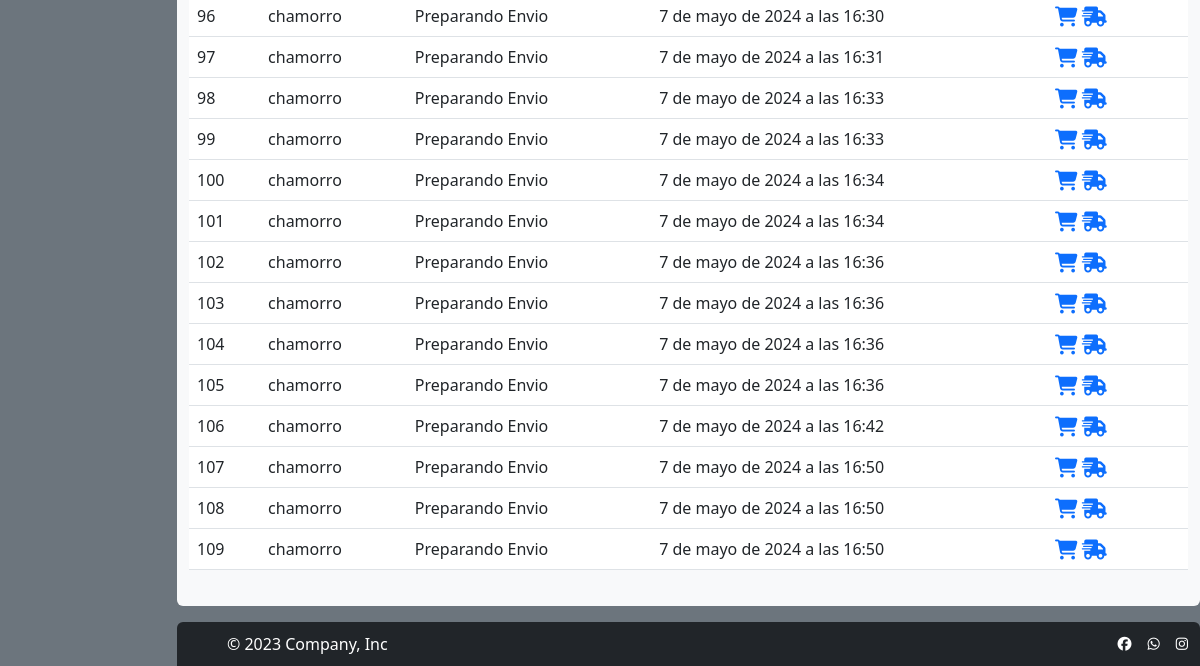
/administradores/listaPedidos/ (signed in, lower part), run on an earlier commit of the app's database.
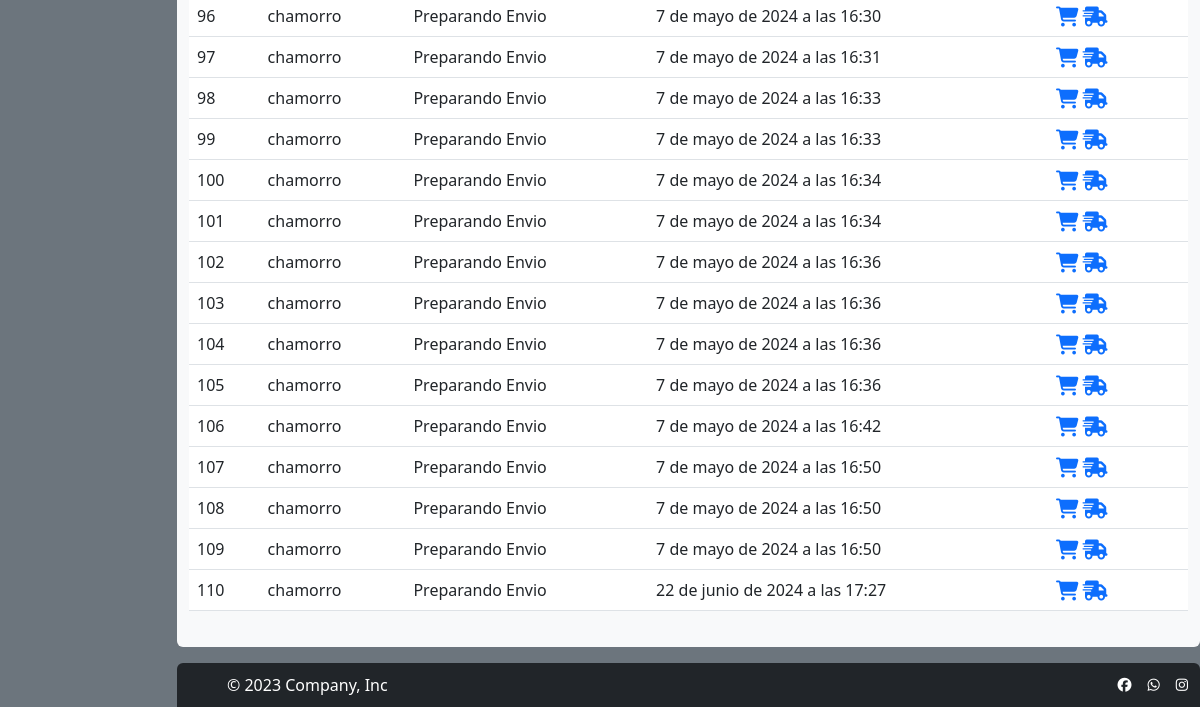
And on a later commit of the database.
### pedidos/models.py (models this page shows, shortened)
class Pedido(models.Model):
    user=models.ForeignKey(User,on_delete=models.CASCADE)
    estado=models.CharField(max_length=50,default="Preparando Envio")
    created_at=models.DateTimeField(auto_now_add=True)
    class Meta:
        db_table='pedido'
        verbose_name='pedido'
        verbose_name_plural='pedidos'
        ordering=['id']

### administradores/views.py (the view)
# urls.py: path('listaPedidos/', listaPedidos, name="listaPedidos"),
@login_required(login_url='Home')
def listaPedidos(request):
    for grupo in request.user.groups.all():
        if grupo.name == 'admins':
            lpedido=Pedido.objects.all()
            return render(request,'listaPedidos.html',{"Pedido":lpedido})
    return redirect('Home')

### carro/context_processor.py (called while the page is built)
def importe_total_carro(request):
    carro = Carro(request)
    total=0
    if request.user.is_authenticated:
        for key,value in request.session["carro"].items():
            total=total+(float(value["precio"]))
    else:
       total="Debes hacer login"
    return {"importe_total_carro":total}

def obtener_clima(request):
    api_key = "oW3o4geoIFyojrJ6HAF6TPnkfSVqG7PE"
    root_url = "http://dataservice.accuweather.com/currentconditions/v1/60449?"
    city = "Santiago"
    url = f"{root_url}apikey={api_key}&language=es"
    city_weather = 1
    url_iconweather = f'https://developer.accuweather.com/sites/default/files/09-s.png'
    return {
        'clima': {
            """
            'ciudad': city,
            'temperatura': city_weather['Temperature']['Metric']['Value'],
            'WeatherText': city_weather['WeatherText'],
            'iconweather': url_iconweather,
            """
            'ciudad': 'Santiago',
            'temperatura': 3,
            'WeatherText': 'Nublado',
            'iconweather': url_iconweather
        }
    }

### administradores/templates/listaPedidos.html (shortened to what this page needs)
{% extends "base.html" %}
{% load static %}
{% block styles %}
<link href="{% static 'administradores/css/style.css' %}" rel="stylesheet" type="text/css">
{% endblock styles %}
{% block contenido %}
<div class="container">
    <div class="row">
        <table class="table table-responsive">
            <tbody>
                {% for disco in Pedido %}
                <tr>
                    <td>{{ disco.id }}</td>
                    <td>{{ disco.user }}</td>
                    <td>{{ disco.estado }}</td>
                    <td>{{ disco.created_at }}</td>
                    <td>
                        <a class="text-decoration-none" title="Ver Productos" href="{% url 'listaLineaPedidos' disco.id  %}">
                            <i class="fa-solid fa-cart-shopping fa-lg"></i>
                        </a>
                        <a class="text-decoration-none" title="Cambiar estado" href="{% url 'listaLineaPedidos' disco.id  %}">
                            <i class="fa-solid fa-truck-fast fa-lg"></i>
                        </a>
                    </td>
                </tr>
                {% endfor %}
            </tbody>
        </table>
    </div>
</div>
{% endblock %}

What changed in the data, as far as the page shows it:
added Pedido: id "110", user "chamorro", estado "Preparando Envio", created_at "22 de junio de 2024 a las 17:27"
